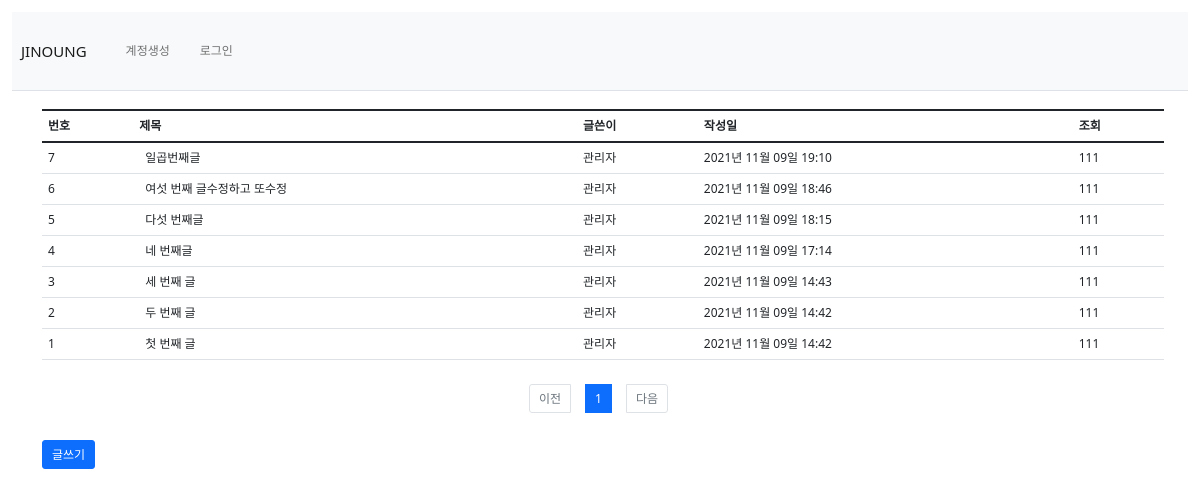
/notice/list/, run on an earlier commit of the app's database.
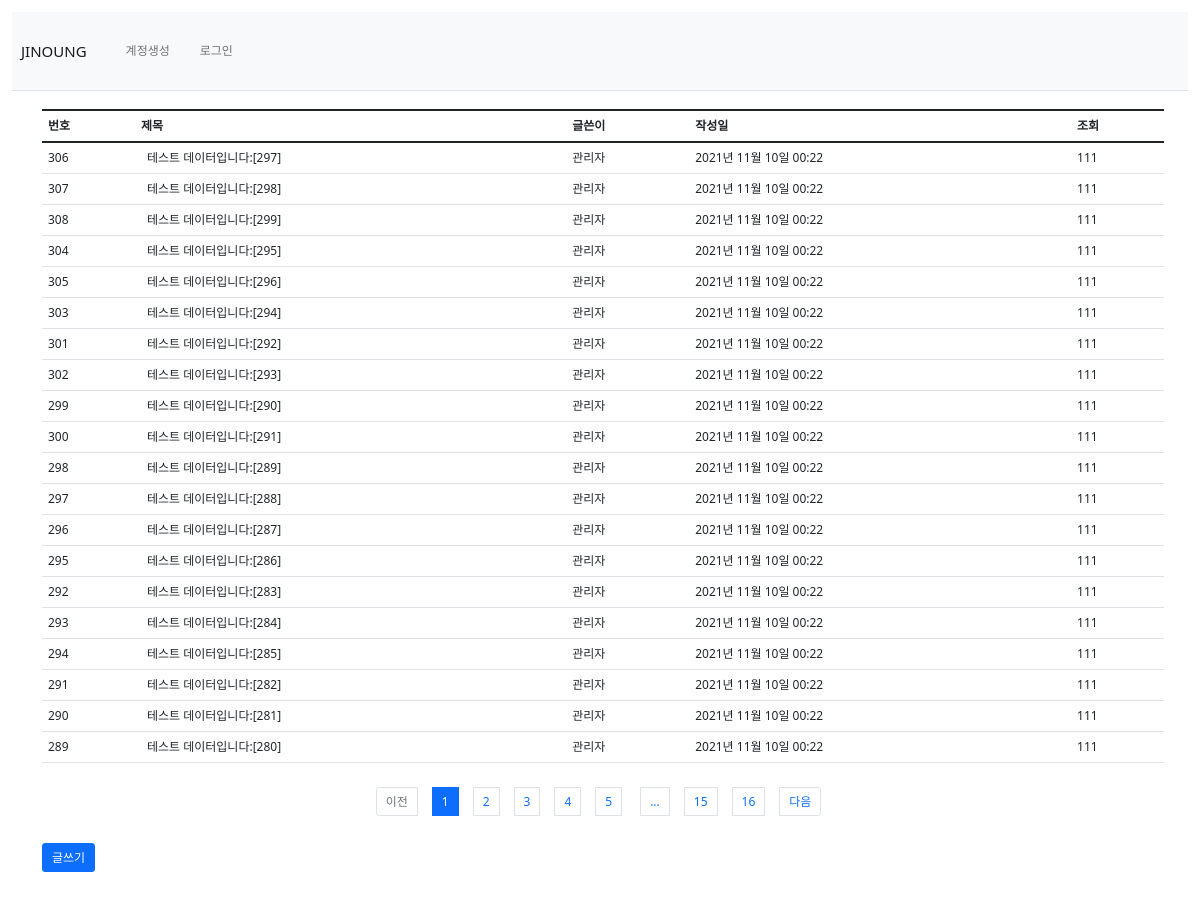
And on a later commit of the database.
### bbs/models.py (models this page shows)
class Notice(db.Model):
    id = db.Column(db.Integer, primary_key=True)
    subject = db.Column(db.String(200), nullable=False)
    content = db.Column(db.Text(), nullable=False)
    create_date = db.Column(db.DateTime(), nullable=False)
    edit_date = db.Column(db.DateTime(), nullable=True)

### bbs/views/notice_views.py (the view)
@bp.route('/list/')
def _list():
    page = request.args.get('page', type=int, default=1)
    notice = Notice.query.order_by(Notice.create_date.desc())
    notice = notice.paginate(page, per_page=20)
    return render_template('notice/notice_list.html', data=notice)

### bbs/filter.py (called while the page is built)
def format_datetime(value, fmt='%Y년 %m월 %d일 %H:%M'):
    return value.strftime(fmt)

### bbs/templates/notice/notice_list.html (shortened to what this page needs)
{% extends 'base.html' %}
{% block content %}
<div class="container my-3">
  <table class="table">
    <thead>
      <tr class="thead-dark">
        <th>번호</th>
        <th>제목</th>
        <th>글쓴이</th>
        <th>작성일</th>
        <th>조회</th>
      </tr>
    </thead>
    <tbody>
      {% if data %}
        {% for d in data.items %}
          <tr>
            <td>{{ d.id }}</td>
            <td class="tit"><a href="{{ url_for('notice.detail', notice_id=d.id) }}">{{ d.subject}}</a></td>
            <td>관리자</td>
            <td>{{ d.create_date|datetime }}</td>
            <td>111</td>
          </tr>
        {% endfor %}
      {% else %}
      <p>공지가 없습니다.</p>
      {% endif %}
    </tbody>
  </table>
  <ul class="pagination justify-content-center">
    {% if data.has_prev %}
    <li class="page-item">
      <a class="page-link" href="?page={{ data.prev_num }}">이전</a>
    </li>
    {% else %}
    <li class="page-item disabled">
      <a class="page-link" tabindex="-1" aria-disabled="true" href="#">이전</a>
    </li>
    {% endif %}
    {% for page_num in data.iter_pages() %}
        {% if page_num %}
            {% if page_num != data.page %}
            <li class="page-item">
                <a class="page-link" href="?page={{ page_num }}">{{ page_num }}</a>
            </li>
            {% else %}
            <li class="page-item active" aria-current="page">
                <a class="page-link" href="#">{{ page_num }}</a>
            </li>
            {% endif %}
       {% else %}
            <li class="disabled">
                <a class="page-link" href="#">...</a>
            </li>
       {% endif %}
    {% endfor %}
    {% if data.has_next %}
    <li class="page-item">
        <a class="page-link" href="?page={{ data.next_num }}">다음</a>
    </li>
    {% else %}
    <li class="page-item disabled">
        <a class="page-link" tabindex="-1" aria-disabled="true" href="#">다음</a>
    </li>
    {% endif %}
  </ul>
  <a href="{{ url_for('notice.create') }}" class="btn btn-primary">글쓰기</a>
</div>
{% endblock %}

What changed in the data, as far as the page shows it:
no longer on this page (row unchanged): Notice: id "7", subject "일곱번째글", create_date "2021년 11월 09일 19:10"
no longer on this page (row unchanged): Notice: id "6", subject "여섯 번째 글수정하고 또수정", create_date "2021년 11월 09일 18:46"
no longer on this page (row unchanged): Notice: id "5", subject "다섯 번째글", create_date "2021년 11월 09일 18:15"
no longer on this page (row unchanged): Notice: id "4", subject "네 번째글", create_date "2021년 11월 09일 17:14"
no longer on this page (row unchanged): Notice: id "3", subject "세 번째 글", create_date "2021년 11월 09일 14:43"
no longer on this page (row unchanged): Notice: id "2", subject "두 번째 글", create_date "2021년 11월 09일 14:42"
no longer on this page (row unchanged): Notice: id "1", subject "첫 번째 글", create_date "2021년 11월 09일 14:42"
added Notice: id "306", subject "테스트 데이터입니다:[297]", create_date "2021년 11월 10일 00:22"
added Notice: id "307", subject "테스트 데이터입니다:[298]", create_date "2021년 11월 10일 00:22"
added Notice: id "308", subject "테스트 데이터입니다:[299]", create_date "2021년 11월 10일 00:22"
added Notice: id "304", subject "테스트 데이터입니다:[295]", create_date "2021년 11월 10일 00:22"
added Notice: id "305", subject "테스트 데이터입니다:[296]", create_date "2021년 11월 10일 00:22"
added Notice: id "303", subject "테스트 데이터입니다:[294]", create_date "2021년 11월 10일 00:22"
added Notice: id "301", subject "테스트 데이터입니다:[292]", create_date "2021년 11월 10일 00:22"
added Notice: id "302", subject "테스트 데이터입니다:[293]", create_date "2021년 11월 10일 00:22"
added Notice: id "299", subject "테스트 데이터입니다:[290]", create_date "2021년 11월 10일 00:22"
added Notice: id "300", subject "테스트 데이터입니다:[291]", create_date "2021년 11월 10일 00:22"
added Notice: id "298", subject "테스트 데이터입니다:[289]", create_date "2021년 11월 10일 00:22"
added Notice: id "297", subject "테스트 데이터입니다:[288]", create_date "2021년 11월 10일 00:22"
added Notice: id "296", subject "테스트 데이터입니다:[287]", create_date "2021년 11월 10일 00:22"
added Notice: id "295", subject "테스트 데이터입니다:[286]", create_date "2021년 11월 10일 00:22"
added Notice: id "292", subject "테스트 데이터입니다:[283]", create_date "2021년 11월 10일 00:22"
added Notice: id "293", subject "테스트 데이터입니다:[284]", create_date "2021년 11월 10일 00:22"
added Notice: id "294", subject "테스트 데이터입니다:[285]", create_date "2021년 11월 10일 00:22"
added Notice: id "291", subject "테스트 데이터입니다:[282]", create_date "2021년 11월 10일 00:22"
added Notice: id "290", subject "테스트 데이터입니다:[281]", create_date "2021년 11월 10일 00:22"
added Notice: id "289", subject "테스트 데이터입니다:[280]", create_date "2021년 11월 10일 00:22"
Also different on the page:
new list line: "2"
new list line: "3"
new list line: "4"
new list line: "5"
new list line: "15"
new list line: "16"
